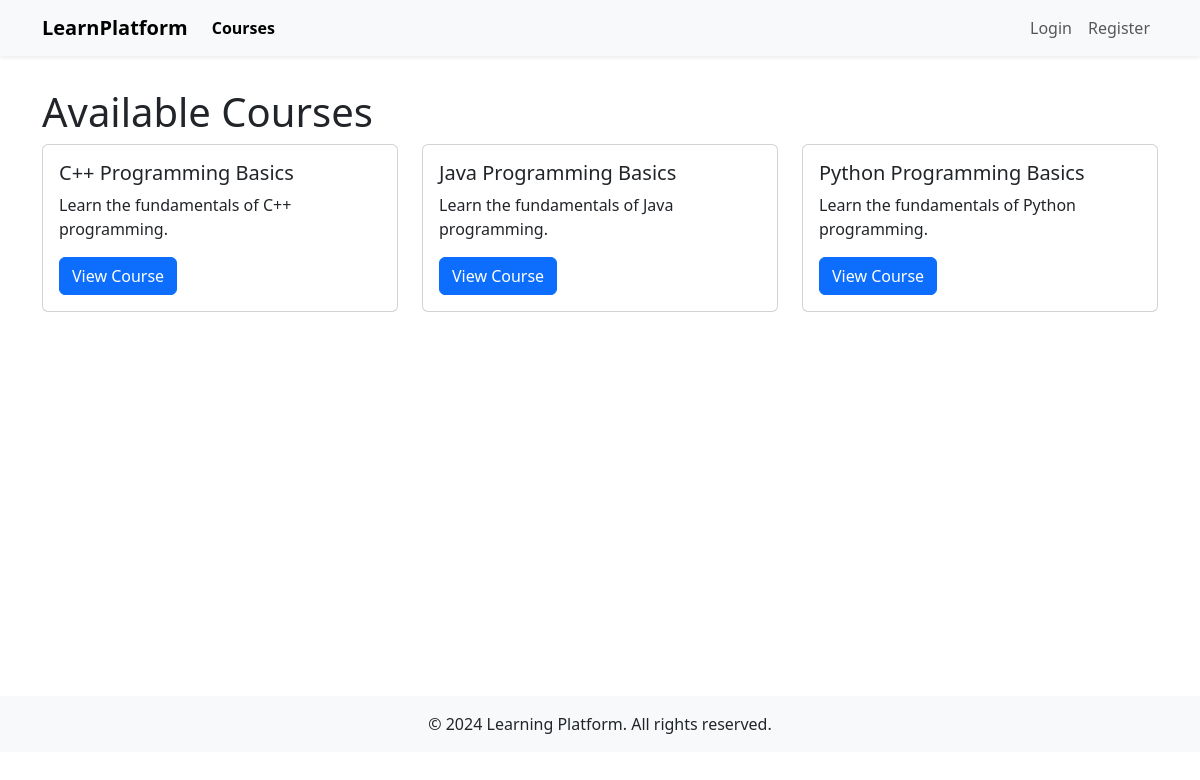
Page /courses/ on the committed database.
### app/models.py (models this page shows, shortened)
class Course(models.Model):
    title = models.CharField(max_length=200)
    slug = models.SlugField(max_length=200, unique=True)
    description = models.TextField()
    thumbnail = models.ImageField(upload_to='courses/thumbnails/', blank=True, null=True)
    instructor = models.ForeignKey(User, on_delete=models.CASCADE, related_name='courses_taught')
    price = models.DecimalField(max_digits=7, decimal_places=2)
    duration = models.IntegerField(help_text="Duration in weeks")
    is_active = models.BooleanField(default=True)
    is_featured = models.BooleanField(default=False)
    created_at = models.DateTimeField(auto_now_add=True)
    updated_at = models.DateTimeField(auto_now=True)
    class Meta:
        ordering = ['-created_at']

### app/views.py (the view)
# urls.py: path('courses/', views.course_list, name='course_list'),
def course_list(request):
    courses = Course.objects.filter(is_active=True)
    return render(request, 'course_list.html', {'courses': courses})

### templates/course_list.html (shortened to what this page needs)
{% extends 'base.html' %}
{% block content %}
<div class="row">
    <div class="col-12">
        <h1>Available Courses</h1>
        {% if courses %}
            <div class="row row-cols-1 row-cols-md-3 g-4">
                {% for course in courses %}
                    <div class="col">
                        <div class="card h-100">
                            <div class="card-body">
                                <h5 class="card-title">{{ course.title }}</h5>
                                <p class="card-text">{{ course.description }}</p>
                                <a href="{% url 'course_detail' course.id %}" class="btn btn-primary">View Course</a>
                            </div>
                        </div>
                    </div>
                {% endfor %}
            </div>
        {% else %}
            <p>No courses available.</p>
        {% endif %}
    </div>
</div>
{% endblock %}

### rows in the picture
Course: title "C++ Programming Basics", description "Learn the fundamentals of C++ programming."
Course: title "Java Programming Basics", description "Learn the fundamentals of Java programming."
Course: title "Python Programming Basics", description "Learn the fundamentals of Python programming."
